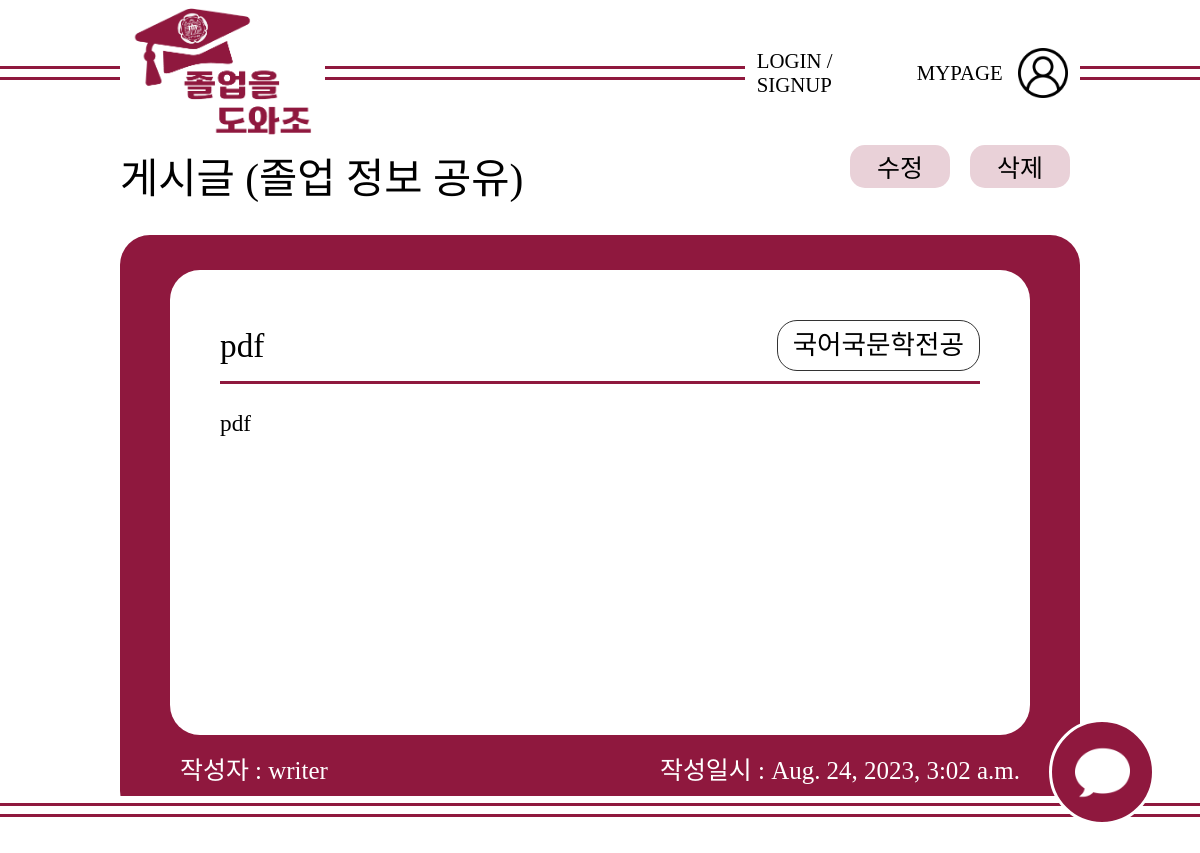
/share_info/2/, run on the app's committed database.
### share_info/models.py (models this page shows, shortened)
class Info(models.Model):
    title = models.CharField(max_length=100)
    content = models.CharField(max_length=500)
    author = models.CharField(max_length=100)
    pub_date = models.DateTimeField(auto_now=True)
    major = models.CharField(max_length=100)  # 전공 필드 추가

### share_info/views.py (the view)
# urls.py: path('<int:info_id>/', views.detail, name='detail'),
def detail(request, info_id):
    info = Info.objects.get(id=info_id)
    return render(request, 'share_info/infodetail.html', {'info': info})

### share_info/templates/share_info/infodetail.html (shortened to what this page needs)
<!DOCTYPE html>
<html lang="kor">
  <head>
    {% load static %}
    <link rel="stylesheet" href="{% static 'css/infodetail.css' %}" />
  </head>
  <body>
    <div class="container">
      <header class="hd">
        <div class="left-line">
          <hr />
          <hr />
        </div>
        <div class="logo">
          <a href="/">
            <img src="{% static 'image/logo.png' %}" alt="로고" />
          </a>
        </div>
        <div class="center-line">
          <hr />
          <hr />
        </div>
        <div class="user">
          <div class="login-username">
            <div class="login">
              <a href="#">
                <p>LOGIN / SIGNUP</p>
              </a>
            </div>
          </div>
          <a href="#">
            <div class="profile">
              <p>MYPAGE</p>
              <img src="{% static 'image/user.png' %}" alt="프로필" /></div
          ></a>
        </div>
        <div class="right-line">
          <hr />
          <hr />
        </div>
      </header>
      <section class="sec">
        <div class="content">
          <div class="contents">
            <div class="content-title">
              <p>게시글 (졸업 정보 공유)</p>
            </div>
            <div class="content-btns">
              <a href="{% url 'share_info:edit_info' info.id %}"
                ><div class="rewrite-btn">
                  <p>수정</p>
                </div></a
              >
              <a href="#"
                ><div class="delete-btn">
                  <p>삭제</p>
                </div></a
              >
            </div>
          </div>
          <div class="box">
            <div class="contentbox">
              <div class="content-titles">
                <p>{{ info.title }}</p>
                <div class="content-dept">
                  <p>{{info.major}}</p>
                </div>
              </div>
              <div class="content-text">
                <p>{{ info.content }}</p>
              </div>
            </div>
            <div class="writer">
              <p>작성자 : writer</p>
              <p>작성일시 : {{ info.pub_date }}</p>
            </div>
          </div>
        </div>
      </section>
      <footer class="ft">
        <hr />
        <hr />
      </footer>
      <navigation class="nav">
        <a href="#">
          <div class="chat-button">
            <img src="{% static 'image/speech-bubble.png' %}" alt="챗봇" /></div
        ></a>
      </navigation>
    </div>
  </body>
</html>

### static/css/infodetail.css (style rules this page uses)
img { width: auto; height: 100%; }
body { margin: 0; font-family: "Pretendard-Regular"; overflow-x: hidden; }
.container { position: relative; height: 100%; margin: 0 auto; }
a:link, a:visited { text-decoration: none; color: black; }
p { margin: 0; font-size: 1.3em; }
.hd { display: flex; justify-content: space-between; align-items: center; width: 100vw; height: 145px; position: fixed; top: 0; }
.left-line, .right-line { width: 10%; }
.center-line { width: 35%; }
hr { border: none; border-bottom: solid 3px #8f183e; }
.logo img { width: 180px; }
.user { display: flex; justify-content: space-between; align-items: center; }
.login { width: 10vw; display: flex; justify-content: right; }
.login-username { margin-right: 40px; }
.profile { display: flex; justify-content: center; align-items: center; }
.profile img { margin-left: 15px; width: 50px; }
.ft { width: 100vw; position: fixed; bottom: 30px; margin-top: 20px; }
.sec { height: calc(100vh - 145px - 58.8px); margin-top: 145px; overflow-y: scroll; display: flex; flex-direction: column; align-items: center; }
.content { width: 80%; }
.box { background-color: #8f183e; border-radius: 30px; margin-top: 30px; }
.nav { position: fixed; bottom: 30px; right: 45px; width: 100px; height: 100px; background-color: #8f183e; border: solid 3px white; border-radius: 100%; display: flex; justify-content: center; align-items: center; }
.chat-button { display: flex; justify-content: center; align-items: center; }
.chat-button img { width: 55%; }
.content-title { display: flex; align-items: center; font-size: 2em; }
.contents { display: flex; justify-content: space-between; }
.content-btns { display: flex; }
.content-btns a { width: 10vw; }
.rewrite-btn, .delete-btn { height: 5vh; background-color: #e9d1d8; border-radius: 15px; margin: 0 10px; display: flex; justify-content: center; align-items: center; font-size: 1.2em; }
.box { padding: 20px 30px; }
.contentbox { height: auto; min-height: 45vh; background-color: white; border-radius: 30px; font-family: Pretendard-Regular; color: black; text-align: left; line-height: 1.5em; margin: 15px 20px; padding: 50px; padding-bottom: 30px; font-size: 0.8em; }
.writer { display: flex; justify-content: space-between; align-items: center; margin: 0 30px 15px 30px; font-size: 1.2em; color: white; }
.content-titles { font-size: 2em; display: flex; justify-content: space-between; align-items: center; padding-bottom: 10px; border-bottom: solid 3px #8f183e; }
.content-dept { padding: 15px; border: solid 1px #333333; border-radius: 20px; font-size: 0.8em; }
.content-text { margin-top: 30px; font-size: 1.4em; }

### data on the page
Info: title "pdf", major "국어국문학전공", content "pdf", pub_date "Aug. 24, 2023, 3:02 a.m."
